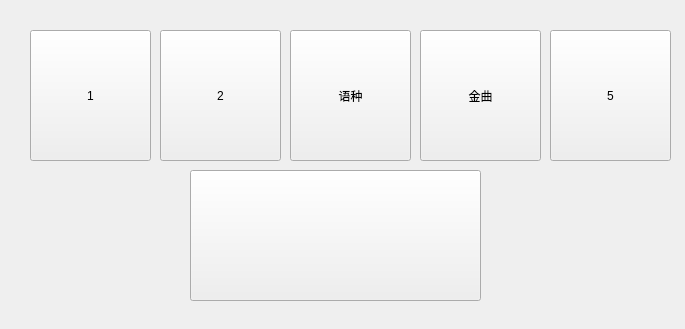
<?xml version="1.0" encoding="UTF-8"?>
<ui version="4.0">
 <class>movefunction</class>
 <widget class="QWidget" name="movefunction">
  <property name="geometry">
   <rect>
    <x>0</x>
    <y>0</y>
    <width>685</width>
    <height>329</height>
   </rect>
  </property>
  <property name="windowTitle">
   <string>Form</string>
  </property>
  <widget class="QPushButton" name="pushButton_14">
   <property name="geometry">
    <rect>
     <x>160</x>
     <y>30</y>
     <width>121</width>
     <height>131</height>
    </rect>
   </property>
   <property name="sizePolicy">
    <sizepolicy hsizetype="Expanding" vsizetype="Expanding">
     <horstretch>0</horstretch>
     <verstretch>0</verstretch>
    </sizepolicy>
   </property>
   <property name="minimumSize">
    <size>
     <width>1</width>
     <height>1</height>
    </size>
   </property>
   <property name="baseSize">
    <size>
     <width>1</width>
     <height>1</height>
    </size>
   </property>
   <property name="styleSheet">
    <string notr="true">border-image: url(:/image/gexing.jpg);</string>
   </property>
   <property name="text">
    <string>2</string>
   </property>
   <attribute name="buttonGroup">
    <string notr="true">buttonGroup</string>
   </attribute>
  </widget>
  <widget class="QPushButton" name="pushButton_16">
   <property name="geometry">
    <rect>
     <x>420</x>
     <y>30</y>
     <width>121</width>
     <height>131</height>
    </rect>
   </property>
   <property name="sizePolicy">
    <sizepolicy hsizetype="Expanding" vsizetype="Expanding">
     <horstretch>0</horstretch>
     <verstretch>0</verstretch>
    </sizepolicy>
   </property>
   <property name="minimumSize">
    <size>
     <width>1</width>
     <height>1</height>
    </size>
   </property>
   <property name="baseSize">
    <size>
     <width>1</width>
     <height>1</height>
    </size>
   </property>
   <property name="text">
    <string>金曲</string>
   </property>
   <attribute name="buttonGroup">
    <string notr="true">buttonGroup</string>
   </attribute>
  </widget>
  <widget class="QPushButton" name="pushButton_18">
   <property name="geometry">
    <rect>
     <x>190</x>
     <y>170</y>
     <width>291</width>
     <height>131</height>
    </rect>
   </property>
   <property name="sizePolicy">
    <sizepolicy hsizetype="Expanding" vsizetype="Expanding">
     <horstretch>0</horstretch>
     <verstretch>0</verstretch>
    </sizepolicy>
   </property>
   <property name="minimumSize">
    <size>
     <width>1</width>
     <height>1</height>
    </size>
   </property>
   <property name="baseSize">
    <size>
     <width>1</width>
     <height>1</height>
    </size>
   </property>
   <property name="styleSheet">
    <string notr="true">border-image: url(:/image/paihangbang.jpg);</string>
   </property>
   <property name="text">
    <string/>
   </property>
   <attribute name="buttonGroup">
    <string notr="true">buttonGroup</string>
   </attribute>
  </widget>
  <widget class="QPushButton" name="pushButton_17">
   <property name="geometry">
    <rect>
     <x>550</x>
     <y>30</y>
     <width>121</width>
     <height>131</height>
    </rect>
   </property>
   <property name="sizePolicy">
    <sizepolicy hsizetype="Expanding" vsizetype="Expanding">
     <horstretch>0</horstretch>
     <verstretch>0</verstretch>
    </sizepolicy>
   </property>
   <property name="minimumSize">
    <size>
     <width>1</width>
     <height>1</height>
    </size>
   </property>
   <property name="baseSize">
    <size>
     <width>1</width>
     <height>1</height>
    </size>
   </property>
   <property name="text">
    <string>5</string>
   </property>
   <attribute name="buttonGroup">
    <string notr="true">buttonGroup</string>
   </attribute>
  </widget>
  <widget class="QPushButton" name="pushButton_13">
   <property name="geometry">
    <rect>
     <x>30</x>
     <y>30</y>
     <width>121</width>
     <height>131</height>
    </rect>
   </property>
   <property name="sizePolicy">
    <sizepolicy hsizetype="Expanding" vsizetype="Expanding">
     <horstretch>0</horstretch>
     <verstretch>0</verstretch>
    </sizepolicy>
   </property>
   <property name="minimumSize">
    <size>
     <width>1</width>
     <height>1</height>
    </size>
   </property>
   <property name="baseSize">
    <size>
     <width>1</width>
     <height>1</height>
    </size>
   </property>
   <property name="styleSheet">
    <string notr="true">border-image: url(:/2);</string>
   </property>
   <property name="text">
    <string>1</string>
   </property>
   <attribute name="buttonGroup">
    <string notr="true">buttonGroup</string>
   </attribute>
  </widget>
  <widget class="QPushButton" name="pushButton_15">
   <property name="geometry">
    <rect>
     <x>290</x>
     <y>30</y>
     <width>121</width>
     <height>131</height>
    </rect>
   </property>
   <property name="sizePolicy">
    <sizepolicy hsizetype="Expanding" vsizetype="Expanding">
     <horstretch>0</horstretch>
     <verstretch>0</verstretch>
    </sizepolicy>
   </property>
   <property name="minimumSize">
    <size>
     <width>1</width>
     <height>1</height>
    </size>
   </property>
   <property name="baseSize">
    <size>
     <width>1</width>
     <height>1</height>
    </size>
   </property>
   <property name="text">
    <string>语种</string>
   </property>
   <attribute name="buttonGroup">
    <string notr="true">buttonGroup</string>
   </attribute>
  </widget>
 </widget>
 <resources/>
 <connections/>
 <buttongroups>
  <buttongroup name="buttonGroup"/>
 </buttongroups>
</ui>
